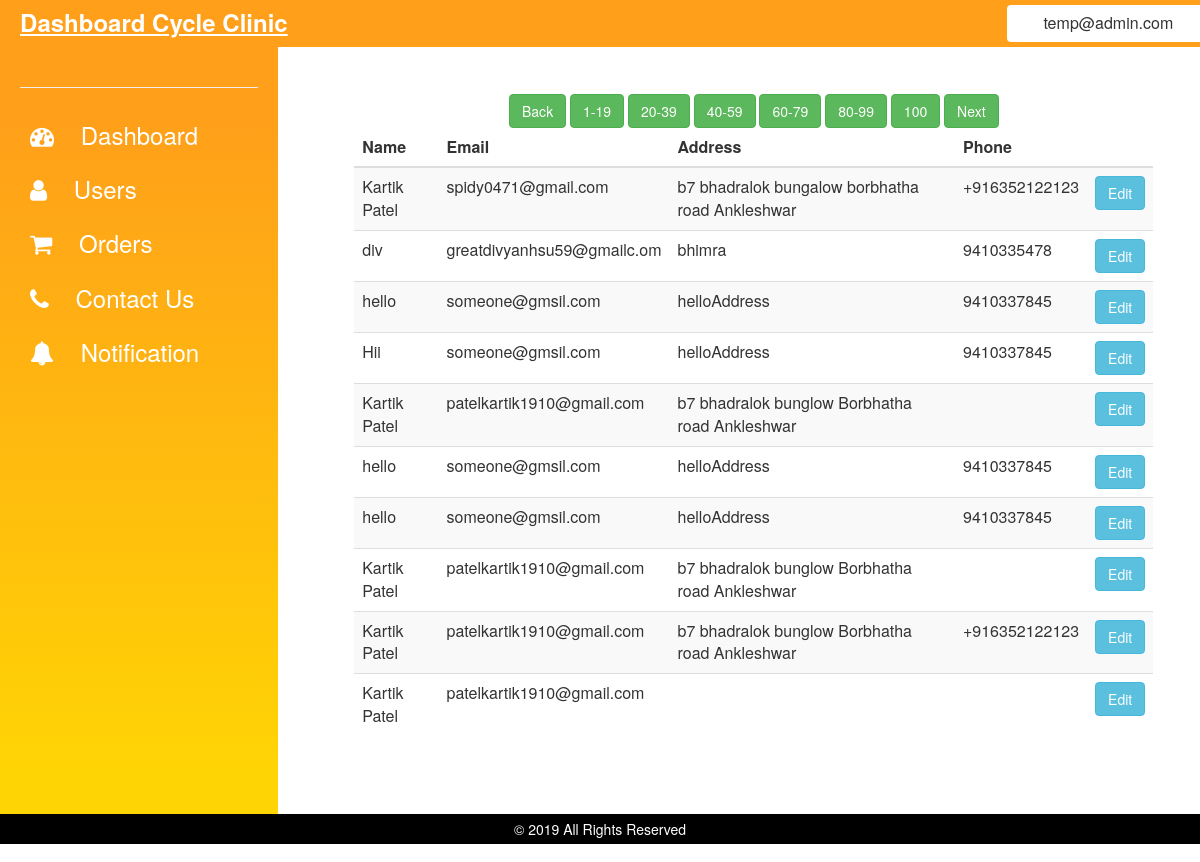
The page /user.php (signed in) on the database its author committed.
### tables this page shows
CREATE TABLE `user` (
  `id` varchar(1000) NOT NULL,
  `name` varchar(1100) NOT NULL,
  `email` varchar(1100) NOT NULL,
  `address` varchar(1100) NOT NULL,
  `phoneNumber` varchar(1100) NOT NULL,
  `status` int(11) NOT NULL
);

### user.php (the view, shortened to what this page needs)
<?php
include_once "api/connection.php";
include_once "layout/base.php";
$get_pagenation = 0;
?>
<!DOCTYPE html>
<html lang="en">
<head>
    <link rel="stylesheet" href="https://maxcdn.bootstrapcdn.com/bootstrap/3.4.0/css/bootstrap.min.css">
    <link rel="stylesheet" href="https://cdnjs.cloudflare.com/ajax/libs/font-awesome/4.7.0/css/font-awesome.min.css">
</head>
<body>
    <div class="row">
        <div class="col-md-3 col-xs-3">
        </div>
        <div class="col-md-9 col-xs-9">
            <div id="contetMain">
                <div id="pagination">
                    <?php
                    $back = $get_pagenation - 1;
                    $next = $get_pagenation + 1;
                    ?>
                    <center>
                        <span>
                            <a href="<?php echo "?page=$back" ?>">
                                <div class='btn btn-success'>Back</div>
                            </a>
                        </span>
                        <span>
                            <a href="?page=0">
                                <div class='btn btn-success'>1-19</div>
                            </a>
                        </span>
                        <span>
                            <a href="?page=1">
                                <div class='btn btn-success'>20-39</div>
                            </a>
                        </span>
                        <span>
                            <a href="?page=2">
                                <div class='btn btn-success'>40-59</div>
                            </a>
                        </span>
                        <span>
                            <a href="?page=3">
                                <div class='btn btn-success'>60-79</div>
                            </a>
                        </span>
                        <span>
                            <a href="?page=4">
                                <div class='btn btn-success'>80-99</div>
                            </a>
                        </span>
                        <span>
                            <a href="?page=5">
                                <div class='btn btn-success'>100</div>
                            </a>
                        </span>
                        <span>
                            <a href="<?php echo "?page=$next" ?>">
                                <div class='btn btn-success'>Next</div>
                            </a>
                        </span>
                    </center>
                </div>
                <table class="table table-striped">
                    <thead>
                        <tr>
                            <th>Name</th>
                            <th>Email</th>
                            <th>Address</th>
                            <th>Phone</th>
                            <th></th>
                        </tr>
                    </thead>
                    <tbody>
                        <?php
                        $page_start = $get_pagenation * 20;
                        $page_end = ($get_pagenation * 20) + 19;
                        $sql = "SELECT * FROM `user` LIMIT $page_start,$page_end ";
                        $result = mysqli_query($con, $sql);
                        if (mysqli_num_rows($result) > 0) {
                            while ($row = mysqli_fetch_array($result)) {
                                echo "
                                <tr>
                                <td>$row[1]</td>
                                <td>$row[2]</td>
                                <td>$row[3]</td>
                                <td>$row[4]</td>
                                <td><a href='updateuser.php?id=$row[0]'><div class='btn btn-info'>Edit</div></a></td>
                                </tr>
                                ";
                            }
                        } else {
                            echo "<tr>
                            <td colspan='5'><center>No Users Found </center></td>
                            </tr>";
                        }
                        ?>
                    </tbody>
                </table>
            </div>
        </div>
    </div>
</body>
</html>

### css/base.css (style rules this page uses)
body { overflow: hidden; margin: 0px; }
#contetMain { margin: 3%; height: 80%; overflow-y: auto; padding: 20px; }

### rows shown on the page
user: name "Kartik Patel", email "spidy0471@gmail.com", address "b7 bhadralok bungalow borbhatha road Ankleshwar", phoneNumber "+916352122123"
user: name "div", email "greatdivyanhsu59@gmailc.om", address "bhimra", phoneNumber "9410335478"
user: name "hello", email "someone@gmsil.com", address "helloAddress", phoneNumber "9410337845"
user: name "Hii", email "someone@gmsil.com", address "helloAddress", phoneNumber "9410337845"
user: name "Kartik Patel", email "patelkartik1910@gmail.com", address "b7 bhadralok bunglow Borbhatha road Ankleshwar"
user: name "hello", email "someone@gmsil.com", address "helloAddress", phoneNumber "9410337845"
user: name "hello", email "someone@gmsil.com", address "helloAddress", phoneNumber "9410337845"
user: name "Kartik Patel", email "patelkartik1910@gmail.com", address "b7 bhadralok bunglow Borbhatha road Ankleshwar"
user: name "Kartik Patel", email "patelkartik1910@gmail.com", address "b7 bhadralok bunglow Borbhatha road Ankleshwar", phoneNumber "+916352122123"
user: name "Kartik Patel", email "patelkartik1910@gmail.com"

### other values the page prints
$useremail "temp@admin.com"
